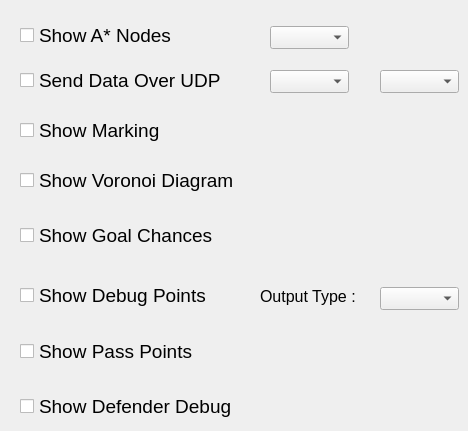
      <widget class="QWidget" name="tab_7">
       <attribute name="title">
        <string>Debug</string>
       </attribute>
       <widget class="QCheckBox" name="astar_checkBox">
        <property name="geometry">
         <rect>
          <x>20</x>
          <y>20</y>
          <width>201</width>
          <height>31</height>
         </rect>
        </property>
        <property name="font">
         <font>
          <pointsize>14</pointsize>
         </font>
        </property>
        <property name="text">
         <string>Show A* Nodes</string>
        </property>
       </widget>
       <widget class="QComboBox" name="debug_output_type">
        <property name="geometry">
         <rect>
          <x>380</x>
          <y>287</y>
          <width>79</width>
          <height>23</height>
         </rect>
        </property>
       </widget>
       <widget class="QCheckBox" name="showDefence">
        <property name="geometry">
         <rect>
          <x>20</x>
          <y>391</y>
          <width>261</width>
          <height>31</height>
         </rect>
        </property>
        <property name="font">
         <font>
          <pointsize>14</pointsize>
         </font>
        </property>
        <property name="text">
         <string>Show Defender Debug</string>
        </property>
       </widget>
       <widget class="QComboBox" name="valUDP_comboBox">
        <property name="geometry">
         <rect>
          <x>380</x>
          <y>70</y>
          <width>79</width>
          <height>23</height>
         </rect>
        </property>
       </widget>
       <widget class="QComboBox" name="udpID_comboBox">
        <property name="geometry">
         <rect>
          <x>270</x>
          <y>70</y>
          <width>79</width>
          <height>23</height>
         </rect>
        </property>
       </widget>
       <widget class="QCheckBox" name="show_marking">
        <property name="geometry">
         <rect>
          <x>20</x>
          <y>120</y>
          <width>181</width>
          <height>21</height>
         </rect>
        </property>
        <property name="font">
         <font>
          <pointsize>14</pointsize>
         </font>
        </property>
        <property name="text">
         <string>Show Marking</string>
        </property>
       </widget>
       <widget class="QCheckBox" name="udp_checkBox">
        <property name="geometry">
         <rect>
          <x>20</x>
          <y>70</y>
          <width>231</width>
          <height>21</height>
         </rect>
        </property>
        <property name="font">
         <font>
          <pointsize>14</pointsize>
         </font>
        </property>
        <property name="text">
         <string>Send Data Over UDP</string>
        </property>
       </widget>
       <widget class="QCheckBox" name="showDebugs">
        <property name="geometry">
         <rect>
          <x>20</x>
          <y>280</y>
          <width>231</width>
          <height>31</height>
         </rect>
        </property>
        <property name="font">
         <font>
          <pointsize>14</pointsize>
         </font>
        </property>
        <property name="text">
         <string>Show Debug Points</string>
        </property>
       </widget>
       <widget class="QComboBox" name="astarIndex_comboBox">
        <property name="geometry">
         <rect>
          <x>270</x>
          <y>26</y>
          <width>79</width>
          <height>23</height>
         </rect>
        </property>
        <property name="currentText">
         <string extracomment="3"/>
        </property>
       </widget>
       <widget class="QCheckBox" name="showPass">
        <property name="geometry">
         <rect>
          <x>20</x>
          <y>336</y>
          <width>211</width>
          <height>31</height>
         </rect>
        </property>
        <property name="font">
         <font>
          <pointsize>14</pointsize>
         </font>
        </property>
        <property name="text">
         <string>Show Pass Points</string>
        </property>
       </widget>
       <widget class="QCheckBox" name="show_voronoi">
        <property name="geometry">
         <rect>
          <x>20</x>
          <y>170</y>
          <width>261</width>
          <height>21</height>
         </rect>
        </property>
        <property name="font">
         <font>
          <pointsize>14</pointsize>
         </font>
        </property>
        <property name="text">
         <string>Show Voronoi Diagram</string>
        </property>
       </widget>
       <widget class="QLabel" name="label_42">
        <property name="geometry">
         <rect>
          <x>260</x>
          <y>276</y>
          <width>111</width>
          <height>40</height>
         </rect>
        </property>
        <property name="font">
         <font>
          <pointsize>12</pointsize>
         </font>
        </property>
        <property name="text">
         <string>Output Type :</string>
        </property>
       </widget>
       <widget class="QCheckBox" name="showChances">
        <property name="geometry">
         <rect>
          <x>20</x>
          <y>220</y>
          <width>231</width>
          <height>31</height>
         </rect>
        </property>
        <property name="font">
         <font>
          <pointsize>14</pointsize>
         </font>
        </property>
        <property name="text">
         <string>Show Goal Chances</string>
        </property>
       </widget>
      </widget>
